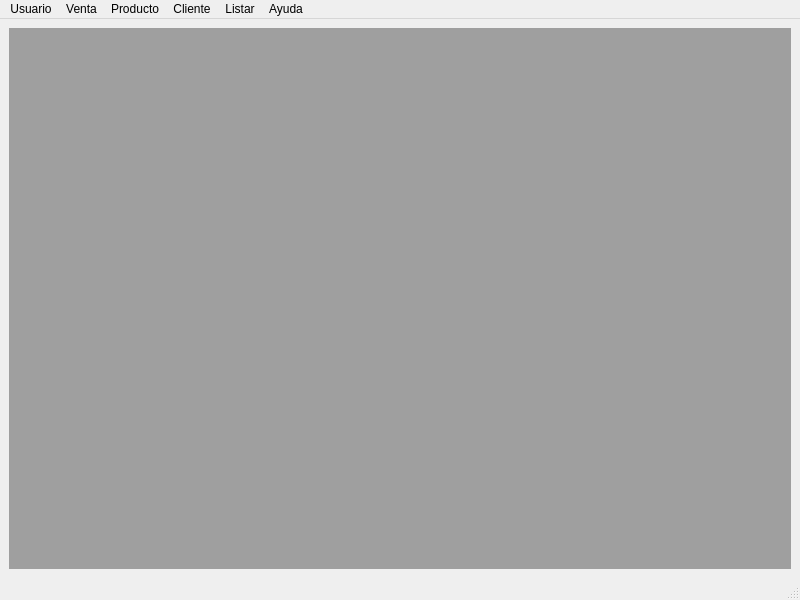
<?xml version="1.0" encoding="UTF-8"?>
<ui version="4.0">
 <class>vtnPrincipal</class>
 <widget class="QMainWindow" name="vtnPrincipal">
  <property name="geometry">
   <rect>
    <x>0</x>
    <y>0</y>
    <width>800</width>
    <height>600</height>
   </rect>
  </property>
  <property name="windowTitle">
   <string>Crisol</string>
  </property>
  <widget class="QWidget" name="centralwidget">
   <layout class="QVBoxLayout" name="verticalLayout">
    <item>
     <widget class="QMdiArea" name="mdiArea"/>
    </item>
   </layout>
  </widget>
  <widget class="QMenuBar" name="menubar">
   <property name="geometry">
    <rect>
     <x>0</x>
     <y>0</y>
     <width>800</width>
     <height>25</height>
    </rect>
   </property>
   <property name="defaultUp">
    <bool>false</bool>
   </property>
   <property name="nativeMenuBar">
    <bool>false</bool>
   </property>
   <widget class="QMenu" name="menuUsuario">
    <property name="title">
     <string>Usuario</string>
    </property>
    <addaction name="actionIngresar"/>
    <addaction name="separator"/>
    <addaction name="actionSalir_2"/>
   </widget>
   <widget class="QMenu" name="menuVenta">
    <property name="title">
     <string>Venta</string>
    </property>
    <addaction name="actionVentaConRemito"/>
    <addaction name="actionRegistrarCobroRemito"/>
    <addaction name="actionModificarRemito"/>
    <addaction name="actionBajaRemito"/>
    <addaction name="separator"/>
    <addaction name="actionVentaContado"/>
    <addaction name="separator"/>
    <addaction name="actionReintegroCliente"/>
    <addaction name="separator"/>
    <addaction name="actionDevolucionDeCliente"/>
   </widget>
   <widget class="QMenu" name="menuProducto">
    <property name="title">
     <string>Producto</string>
    </property>
    <widget class="QMenu" name="menuMedicamento">
     <property name="title">
      <string>Medicamento</string>
     </property>
     <addaction name="actionAltaMedicamento"/>
     <addaction name="separator"/>
     <addaction name="actionBajaMedicamento"/>
     <addaction name="separator"/>
     <addaction name="actionModificarMedicamento"/>
    </widget>
    <widget class="QMenu" name="menuProducto_2">
     <property name="title">
      <string>Producto</string>
     </property>
     <addaction name="actionAltaProducto"/>
     <addaction name="separator"/>
     <addaction name="actionBajaProducto"/>
     <addaction name="separator"/>
     <addaction name="actionModificarProducto"/>
     <addaction name="separator"/>
     <addaction name="actionFraccionarProducto"/>
    </widget>
    <widget class="QMenu" name="menuMonodroga">
     <property name="title">
      <string>Monodroga</string>
     </property>
     <addaction name="actionAltaMonodroga"/>
     <addaction name="separator"/>
     <addaction name="actionBajaMonodroga"/>
     <addaction name="separator"/>
     <addaction name="actionModificarMonodroga"/>
    </widget>
    <widget class="QMenu" name="menuPresentacion">
     <property name="title">
      <string>Presentación</string>
     </property>
     <addaction name="actionAltaPresentacion"/>
     <addaction name="separator"/>
     <addaction name="actionBajaPresentacion"/>
     <addaction name="separator"/>
     <addaction name="actionModificarPresentacion"/>
    </widget>
    <widget class="QMenu" name="menuLote">
     <property name="title">
      <string>Lote</string>
     </property>
     <addaction name="actionBajaLote"/>
     <addaction name="separator"/>
     <addaction name="actionModificarLote"/>
    </widget>
    <addaction name="menuProducto_2"/>
    <addaction name="separator"/>
    <addaction name="menuMedicamento"/>
    <addaction name="separator"/>
    <addaction name="menuMonodroga"/>
    <addaction name="separator"/>
    <addaction name="menuPresentacion"/>
    <addaction name="separator"/>
    <addaction name="menuLote"/>
    <addaction name="separator"/>
    <addaction name="actionAjusteNegativoStock"/>
   </widget>
   <widget class="QMenu" name="menuCliente">
    <property name="title">
     <string>Cliente</string>
    </property>
    <addaction name="actionAltaCliente"/>
    <addaction name="separator"/>
    <addaction name="actionBajaCliente"/>
    <addaction name="separator"/>
    <addaction name="actionModificarCliente"/>
   </widget>
   <widget class="QMenu" name="menuListar">
    <property name="title">
     <string>Listar</string>
    </property>
    <addaction name="actionListar"/>
   </widget>
   <widget class="QMenu" name="menuAyuda">
    <property name="title">
     <string>Ayuda</string>
    </property>
    <addaction name="actionAyuda"/>
    <addaction name="separator"/>
    <addaction name="actionAcercaDe"/>
   </widget>
   <addaction name="menuUsuario"/>
   <addaction name="menuVenta"/>
   <addaction name="menuProducto"/>
   <addaction name="menuCliente"/>
   <addaction name="menuListar"/>
   <addaction name="menuAyuda"/>
  </widget>
  <widget class="QStatusBar" name="statusbar"/>
  <action name="actionIngresar">
   <property name="text">
    <string>Ingresar</string>
   </property>
   <property name="statusTip">
    <string>Ingresar Usuario y Contraseña</string>
   </property>
   <property name="shortcut">
    <string>Ctrl+I</string>
   </property>
  </action>
  <action name="actionSalir">
   <property name="text">
    <string>Salir</string>
   </property>
  </action>
  <action name="actionSalir_2">
   <property name="text">
    <string>Salir</string>
   </property>
   <property name="statusTip">
    <string>Cerrar Aplicación</string>
   </property>
   <property name="shortcut">
    <string>Ctrl+Q</string>
   </property>
  </action>
  <action name="actionVentaConRemito">
   <property name="text">
    <string>Venta con Remito</string>
   </property>
  </action>
  <action name="actionVentaContado">
   <property name="text">
    <string>Venta Contado</string>
   </property>
  </action>
  <action name="actionModificarRemito">
   <property name="text">
    <string>Modificar Remito</string>
   </property>
  </action>
  <action name="actionBajaRemito">
   <property name="text">
    <string>Baja Remito</string>
   </property>
  </action>
  <action name="actionRegistrarCobroRemito">
   <property name="text">
    <string>Registrar Cobro Remito</string>
   </property>
  </action>
  <action name="actionReintegroCliente">
   <property name="text">
    <string>Reintegro Cliente</string>
   </property>
  </action>
  <action name="actionDevolucionDeCliente">
   <property name="text">
    <string>Devolución Cliente</string>
   </property>
  </action>
  <action name="actionBaja_Producto">
   <property name="text">
    <string>Baja Producto</string>
   </property>
  </action>
  <action name="actionModificar_Producto">
   <property name="text">
    <string>Modificar Producto</string>
   </property>
  </action>
  <action name="actionBaja_Medicamento">
   <property name="text">
    <string>Baja Medicamento</string>
   </property>
  </action>
  <action name="actionModificar_Medicamento">
   <property name="text">
    <string>Modificar Medicamento</string>
   </property>
  </action>
  <action name="actionBaja_Monodroga">
   <property name="text">
    <string>Baja Monodroga</string>
   </property>
  </action>
  <action name="actionModificar_Monodroga">
   <property name="text">
    <string>Modificar Monodroga</string>
   </property>
  </action>
  <action name="actionBaja_Presentaci_n">
   <property name="text">
    <string>Baja Presentación</string>
   </property>
  </action>
  <action name="actionAltaProducto">
   <property name="text">
    <string>Alta</string>
   </property>
  </action>
  <action name="actionBajaProducto">
   <property name="text">
    <string>Baja</string>
   </property>
  </action>
  <action name="actionModificarProducto">
   <property name="text">
    <string>Modificar</string>
   </property>
  </action>
  <action name="actionAltaMedicamento">
   <property name="text">
    <string>Alta</string>
   </property>
  </action>
  <action name="actionBajaMedicamento">
   <property name="text">
    <string>Baja</string>
   </property>
  </action>
  <action name="actionModificarMedicamento">
   <property name="text">
    <string>Modificar</string>
   </property>
  </action>
  <action name="actionAltaMonodroga">
   <property name="text">
    <string>Alta</string>
   </property>
  </action>
  <action name="actionBajaMonodroga">
   <property name="text">
    <string>Baja</string>
   </property>
  </action>
  <action name="actionModificarMonodroga">
   <property name="text">
    <string>Modificar</string>
   </property>
  </action>
  <action name="actionAltaPresentacion">
   <property name="text">
    <string>Alta</string>
   </property>
  </action>
  <action name="actionBajaPresentacion">
   <property name="text">
    <string>Baja</string>
   </property>
  </action>
  <action name="actionModificarPresentacion">
   <property name="text">
    <string>Modificar</string>
   </property>
  </action>
  <action name="actionBajaLote">
   <property name="text">
    <string>Baja</string>
   </property>
  </action>
  <action name="actionModificarLote">
   <property name="text">
    <string>Modificar</string>
   </property>
  </action>
  <action name="actionFraccionarProducto">
   <property name="text">
    <string>Fraccionar</string>
   </property>
  </action>
  <action name="actionAltaCliente">
   <property name="text">
    <string>Alta</string>
   </property>
  </action>
  <action name="actionBajaCliente">
   <property name="text">
    <string>Baja</string>
   </property>
  </action>
  <action name="actionModificarCliente">
   <property name="text">
    <string>Modificar</string>
   </property>
  </action>
  <action name="actionAjusteNegativoStock">
   <property name="text">
    <string>Ajuste Negativo Stock</string>
   </property>
  </action>
  <action name="actionListar">
   <property name="text">
    <string>Generar Listado</string>
   </property>
  </action>
  <action name="actionAyuda">
   <property name="text">
    <string>Ayuda</string>
   </property>
  </action>
  <action name="actionAcercaDe">
   <property name="text">
    <string>Acerca de ...</string>
   </property>
  </action>
 </widget>
 <resources/>
 <connections/>
 <slots>
  <slot>displayAbout()</slot>
 </slots>
</ui>
